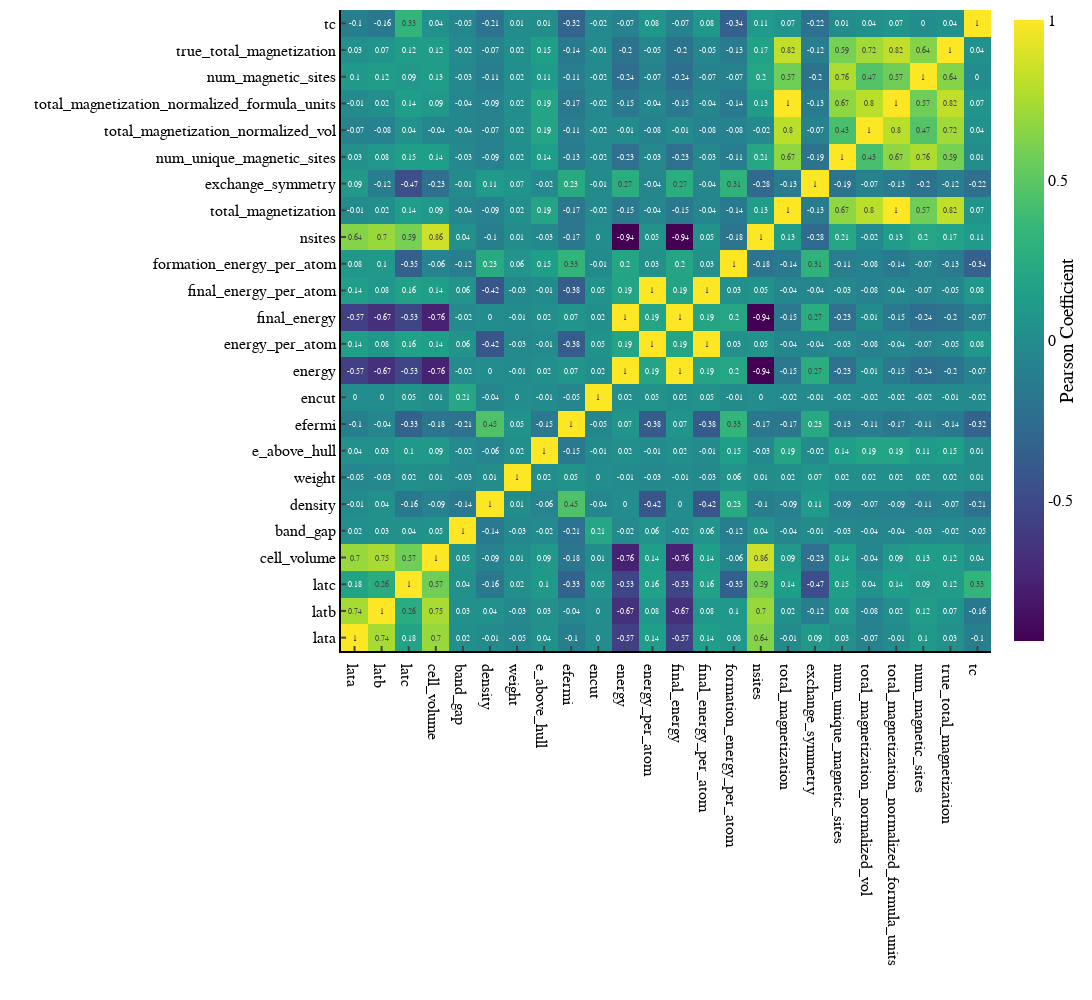

The notebook cell this image was saved under:
### Code cell
def corr_matrix(dataframe, features):
    features.append("tc")    
    # Compute the correlation matrix
    correlation_matrix = dataframe[features].corr()

    # Get the correlation values
    correlation_values = correlation_matrix.values.round(2)

    # Create the heatmap trace
    heatmap = go.Heatmap(
        z=correlation_values,
        x=correlation_matrix.columns,
        y=correlation_matrix.index,
        colorscale='Viridis', 
        colorbar=dict(title='Pearson Coefficient', titleside='right', tickvals = [-1,-0.5,0,0.5,1], ticktext = [-1,-0.5,0,0.5,1]),
        text=correlation_values,
        texttemplate="%{text}",
        textfont={"size":8}
    )
    

    # Create the layout
    layout = go.Layout(
        xaxis=dict(
            title="",
            showline=True,
            linewidth=2,
            linecolor='black',
            ticks='inside',
            tickwidth=2,
            ticklen=5
        ),
        yaxis=dict(
            title="",
            showline=True,
            linewidth=2,
            linecolor='black',
            ticks='inside',
            tickwidth=2,
            ticklen=5
        ),
        width=1200,
        height=1000,
        plot_bgcolor='white',
        paper_bgcolor='white',
        font=dict(family='Helvetica', size=16, color='black'),
        margin=dict(l=5, r=5, b=5, t=10)
    )

    # Create the figure
    fig = go.Figure(data=[heatmap], layout=layout)

    # Show the figure
    fig.show()
    
corr_matrix(df_MP_asymcell, physical_features)

### Figure 1 — Plotly figure (JSON) as saved in the notebook; plotly's stock layout.template omitted (floating-point values rounded to 4 significant figures; data arrays with more than 128 entries replaced by an {"elided": "..."} marker saying what was removed)
{"data": [{"colorbar": {"ticktext": [-1, -0.5, 0, 0.5, 1], "tickvals": [-1, -0.5, 0, 0.5, 1], "title": {"side": "right", "text": "Pearson Coefficient"}}, "colorscale": [[0, "#440154"], [0.1111, "#482878"], [0.2222, "#3e4989"], [0.3333, "#31688e"], [0.4444, "#26828e"], [0.5556, "#1f9e89"], [0.6667, "#35b779"], [0.7778, "#6ece58"], [0.8889, "#b5de2b"], [1, "#fde725"]], "text": {"elided": "32x32 float values"}, "textfont": {"size": 8}, "texttemplate": "%{text}", "type": "heatmap", "x": ["lata", "latb", "latc", "cell_volume", "band_gap", "density", "weight", "e_above_hull", "efermi", "encut", "energy", "energy_per_atom", "final_energy", "final_energy_per_atom", "formation_energy_per_atom", "nsites", "total_magnetization", "exchange_symmetry", "num_unique_magnetic_sites", "total_magnetization_normalized_vol", "total_magnetization_normalized_formula_units", "num_magnetic_sites", "true_total_magnetization", "tc", "tc", "tc", "tc", "tc", "tc", "tc", "tc", "tc"], "y": ["lata", "latb", "latc", "cell_volume", "band_gap", "density", "weight", "e_above_hull", "efermi", "encut", "energy", "energy_per_atom", "final_energy", "final_energy_per_atom", "formation_energy_per_atom", "nsites", "total_magnetization", "exchange_symmetry", "num_unique_magnetic_sites", "total_magnetization_normalized_vol", "total_magnetization_normalized_formula_units", "num_magnetic_sites", "true_total_magnetization", "tc", "tc", "tc", "tc", "tc", "tc", "tc", "tc", "tc"], "z": {"elided": "32x32 float values"}}], "layout": {"font": {"color": "black", "family": "Helvetica", "size": 16}, "height": 1000, "margin": {"b": 5, "l": 5, "r": 5, "t": 10}, "paper_bgcolor": "white", "plot_bgcolor": "white", "width": 1200, "xaxis": {"linecolor": "black", "linewidth": 2, "showline": true, "ticklen": 5, "ticks": "inside", "tickwidth": 2, "title": {"text": ""}}, "yaxis": {"linecolor": "black", "linewidth": 2, "showline": true, "ticklen": 5, "ticks": "inside", "tickwidth": 2, "title": {"text": ""}}}}
